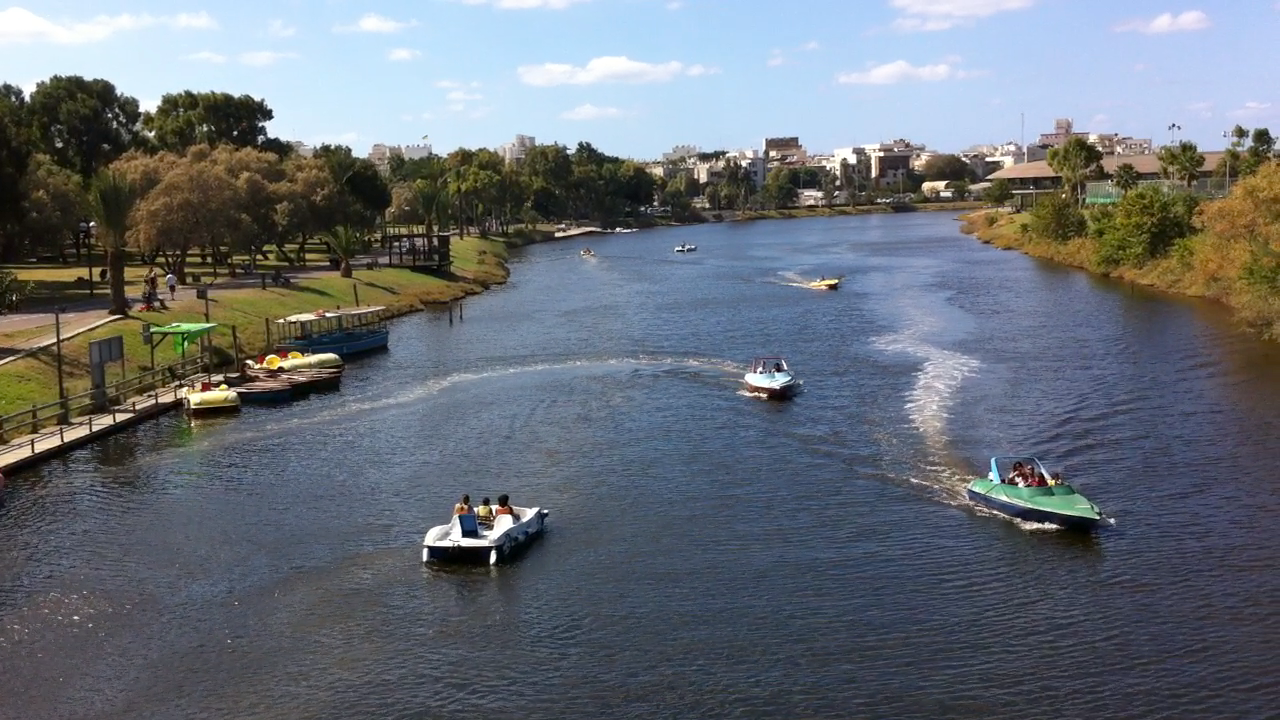
%> input picture Stereo image correspondences using Fundamental matrix/004.png, 1280 x 720 px
$ octave A4newcopy.m   (GNU Octave 9; MATLAB toolbox functions it lacks are replaced by stand-ins)
%> lines starting %> are read from the running program, lines starting %| are printed output that depends on the picture
clc
clear all
close all
    %-----------SIFT PROCEDURE---------------------
I11 = rgb2gray(imread('004.png'));
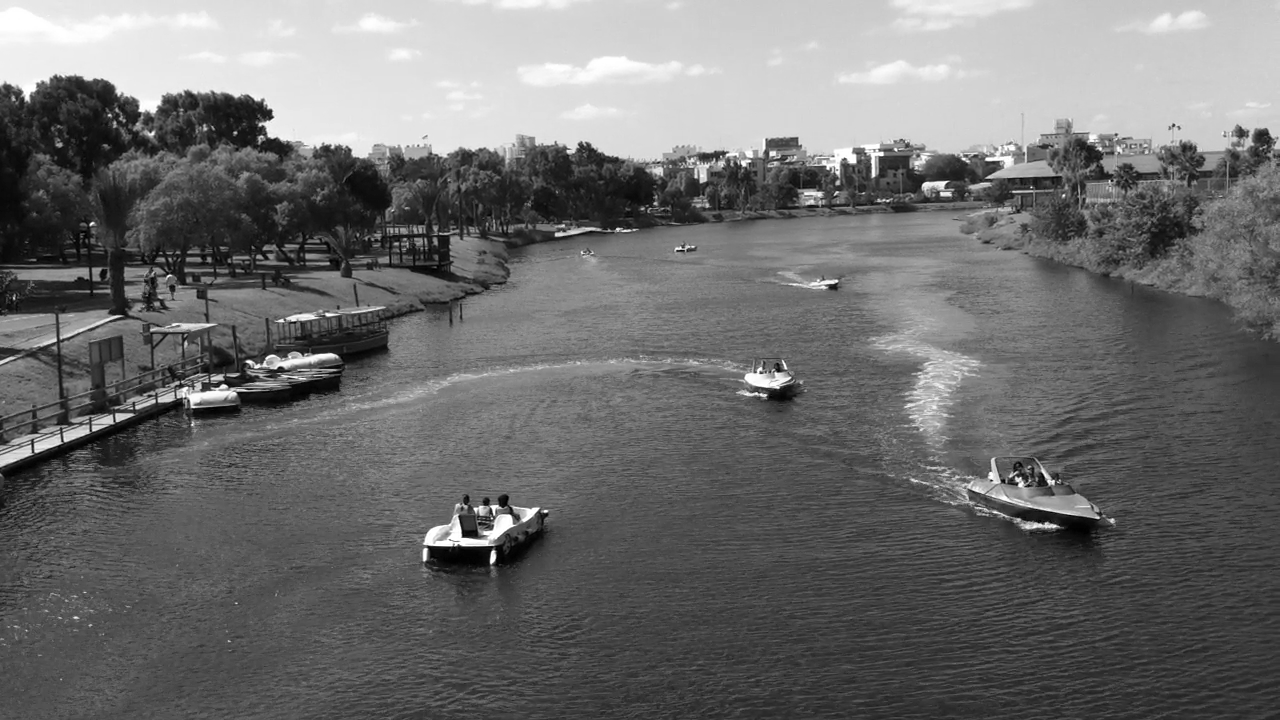
%> I11: size 720x1280 uint8; min 0, max 255, mean 109.8
I22 = rgb2gray(imread('005.png'));
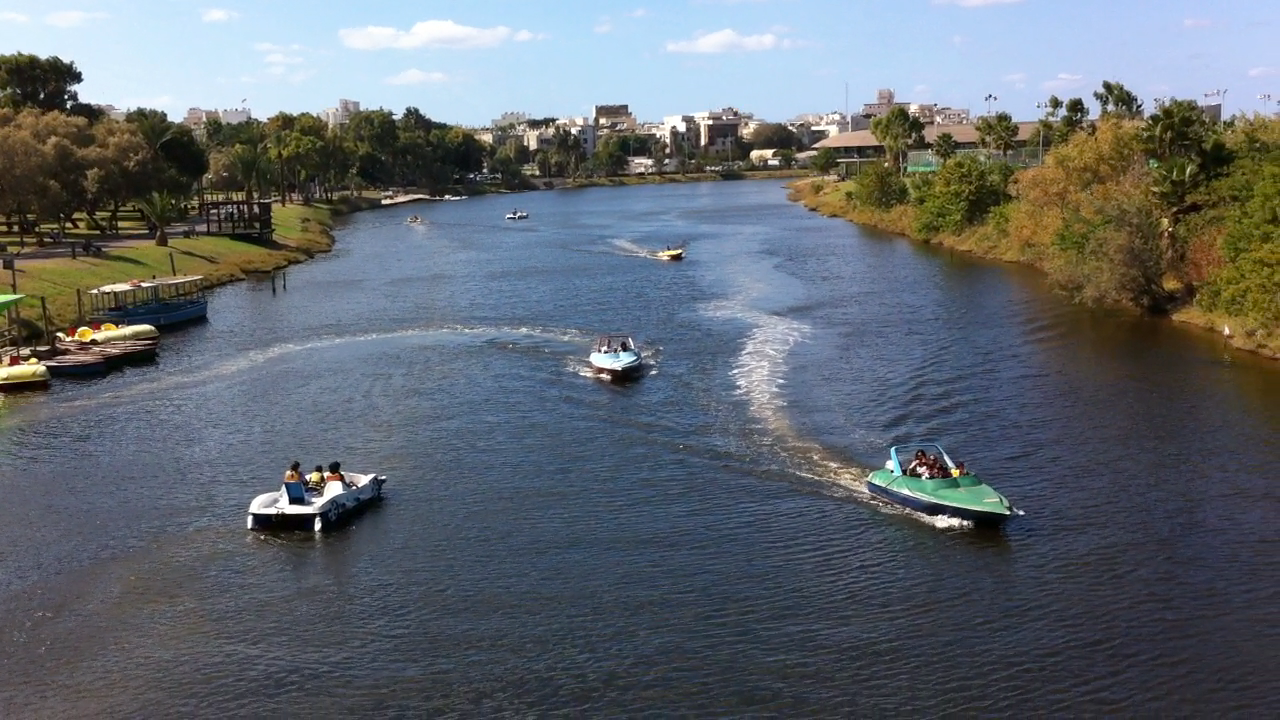
%> input picture Stereo image correspondences using Fundamental matrix/005.png, 1280 x 720 px
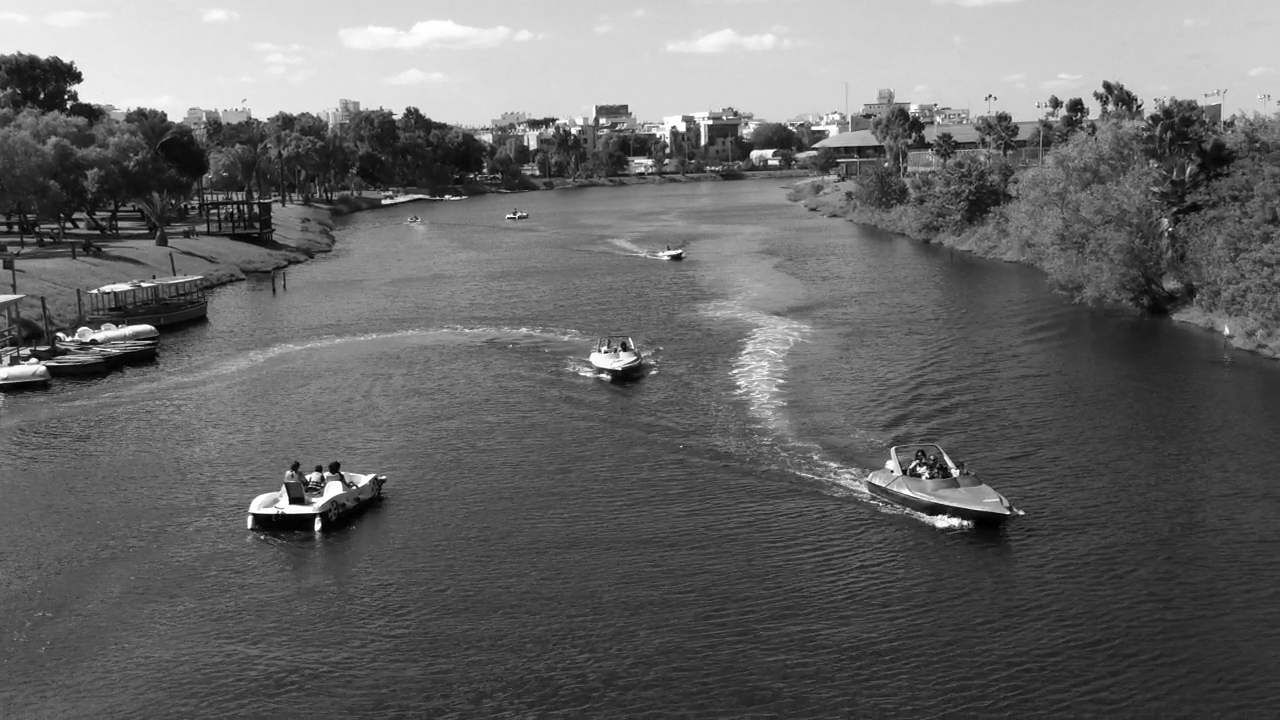
%> I22: size 720x1280 uint8; min 0, max 255, mean 102.9

I1=imresize(I11,0.3);
I2=imresize(I22,0.3);
I1p=padarray(I1,[5 5],'both');
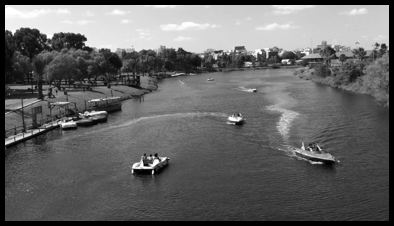
%> I1p: size 226x394 uint8; min 0, max 255, mean 102.3
I2p=padarray(I2,[5 5],'both');
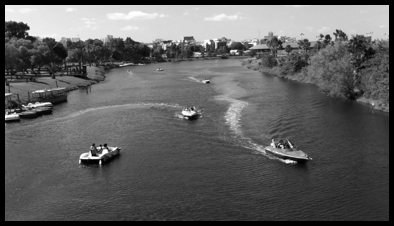
%> I2p: size 226x394 uint8; min 0, max 255, mean 95.8

%> (the run ends here)
